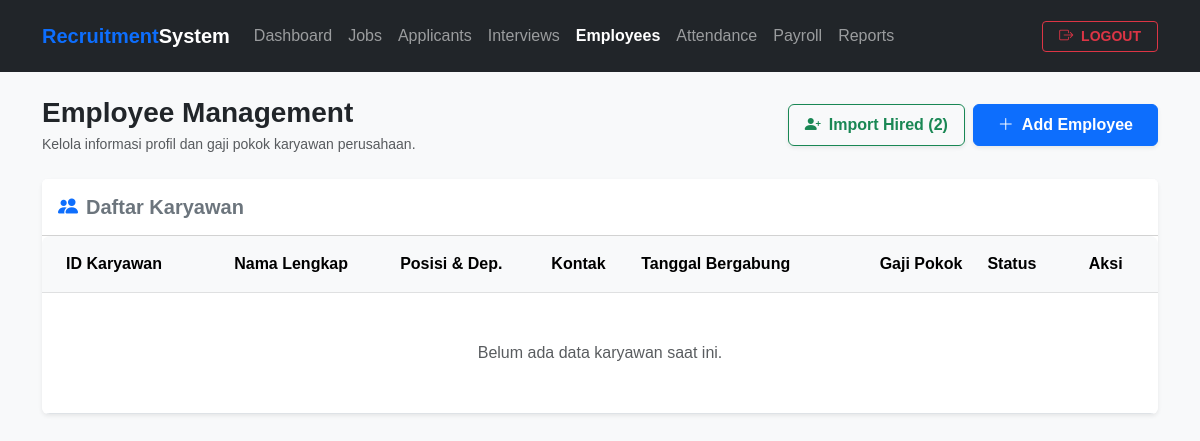
Page /employees.php on the earlier database version.
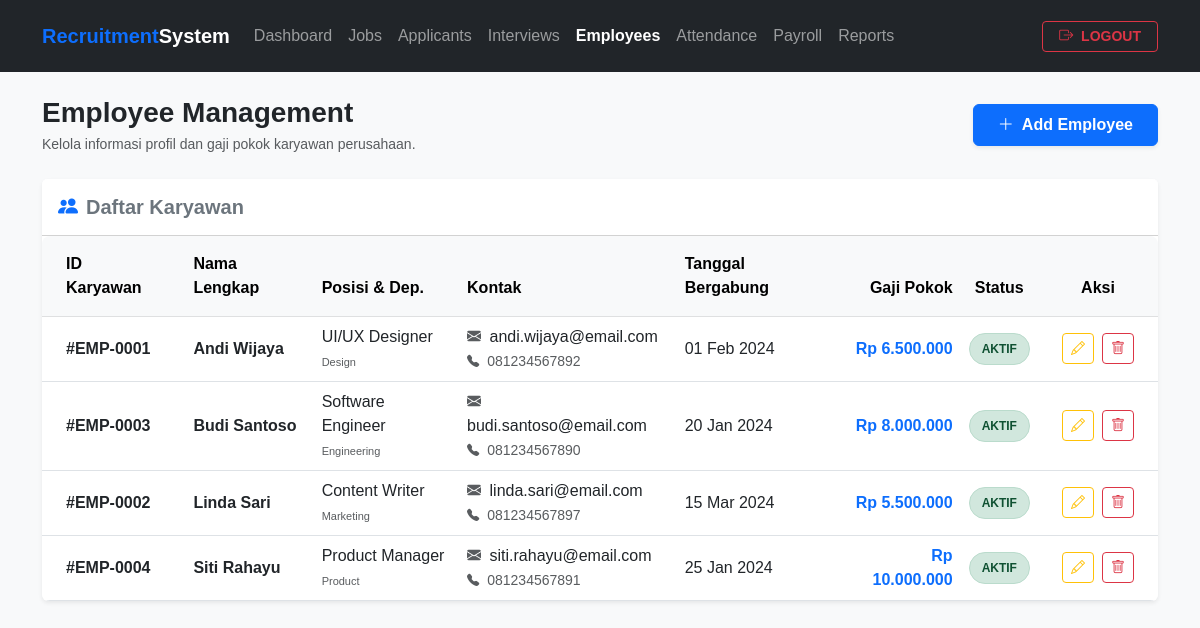
Same page on the later database version.
### tables this page shows
CREATE TABLE employees (
    employee_id INT AUTO_INCREMENT PRIMARY KEY,
    applicant_id INT NULL,
    full_name VARCHAR(100) NOT NULL,
    email VARCHAR(100) NOT NULL,
    phone_number VARCHAR(20) NOT NULL,
    position VARCHAR(100) NOT NULL,
    department VARCHAR(100) NOT NULL,
    basic_salary DECIMAL(12, 2) NOT NULL DEFAULT 0.00,
    join_date DATE NOT NULL,
    status ENUM('Active', 'Resigned') DEFAULT 'Active',
    created_at TIMESTAMP DEFAULT CURRENT_TIMESTAMP,
    updated_at TIMESTAMP DEFAULT CURRENT_TIMESTAMP ON UPDATE CURRENT_TIMESTAMP,
    FOREIGN KEY (applicant_id) REFERENCES applicants(applicant_id) ON DELETE SET NULL
);

### employees.php (the view, shortened to what the changed rows need)
<?php
require_once 'config/database.php';
$employees_query = $conn->query("SELECT * FROM employees ORDER BY status ASC, full_name ASC");
$employees_list = [];
if ($employees_query) {
    while ($row = $employees_query->fetch_assoc()) {
        $employees_list[] = $row;
    }
}
$unimported_query = "SELECT COUNT(*) as count
                     FROM applicants
                     WHERE status = 'Hired'
                     AND applicant_id NOT IN (SELECT applicant_id FROM employees WHERE applicant_id IS NOT NULL)";
$unimported_result = $conn->query($unimported_query);
$unimported_count = $unimported_result ? $unimported_result->fetch_assoc()['count'] : 0;
?>
<!DOCTYPE html>
<html lang="id">
<head>
    <link href="https://cdn.jsdelivr.net/npm/bootstrap@5.3.0/dist/css/bootstrap.min.css" rel="stylesheet">
    <link href="https://cdn.jsdelivr.net/npm/bootstrap-icons@1.10.5/font/bootstrap-icons.css" rel="stylesheet">
</head>
<body>
    <div class="container mb-5">
        <div class="d-flex flex-column flex-md-row justify-content-between align-items-md-center gap-3 mb-4">
            <div>
                <h1 class="h3 fw-bold text-dark mb-1">Employee Management</h1>
            </div>
            <div class="d-flex gap-2">
                <?php if ($unimported_count > 0): ?>
                    <form method="POST" class="d-inline">
                        <button type="submit" name="import_hired" class="btn btn-outline-success px-3 py-2 shadow-sm fw-semibold">
                            <i class="bi bi-person-plus-fill me-2"></i>Import Hired (<?= $unimported_count ?>)
                        </button>
                    </form>
                <?php endif; ?>
            </div>
        </div>
        <div class="card shadow-sm border-0 mb-4">
            <div class="card-body p-0">
                <div class="table-responsive">
                    <table class="table table-hover align-middle mb-0">
                        <thead class="table-light">
                            <tr>
                                <th class="px-4 py-3">ID Karyawan</th>
                                <th class="py-3">Nama Lengkap</th>
                                <th class="py-3">Posisi & Dep.</th>
                                <th class="py-3">Kontak</th>
                                <th class="py-3">Tanggal Bergabung</th>
                                <th class="py-3 text-end">Gaji Pokok</th>
                                <th class="py-3 text-center">Status</th>
                                <th class="px-4 py-3 text-center">Aksi</th>
                            </tr>
                        </thead>
                        <tbody>
                            <?php if (empty($employees_list)): ?>
                                <tr>
                                    <td colspan="8" class="text-center py-5 text-muted">Belum ada data karyawan saat ini.</td>
                                </tr>
                            <?php else: ?>
                                <?php foreach ($employees_list as $row): ?>
                                <tr>
                                    <td class="px-4"><strong>#EMP-<?= str_pad($row['employee_id'], 4, '0', STR_PAD_LEFT) ?></strong></td>
                                    <td class="fw-semibold text-dark"><?= htmlspecialchars($row['full_name']) ?></td>
                                    <td>
                                        <div class="fw-medium text-dark"><?= htmlspecialchars($row['position']) ?></div>
                                        <small class="text-muted" style="font-size: 11px;"><?= htmlspecialchars($row['department']) ?></small>
                                    </td>
                                    <td>
                                        <div><i class="bi bi-envelope-fill text-muted me-1 small"></i> <?= htmlspecialchars($row['email']) ?></div>
                                        <small class="text-muted"><i class="bi bi-telephone-fill text-muted me-1 small"></i> <?= htmlspecialchars($row['phone_number']) ?></small>
                                    </td>
                                    <td><?= date('d M Y', strtotime($row['join_date'])) ?></td>
                                    <td class="text-end fw-semibold text-primary">Rp <?= number_format($row['basic_salary'], 0, ',', '.') ?></td>
                                    <td class="text-center">
                                        <span class="badge-status badge-<?= strtolower($row['status']) ?>">
                                            <?= ($row['status'] == 'Active') ? 'Aktif' : 'Resign' ?>
                                        </span>
                                    </td>
                                    <td class="px-4 text-center">
                                        <div class="d-flex gap-2 justify-content-center">
                                            <button class="btn btn-sm btn-outline-warning" data-bs-toggle="modal" data-bs-target="#editEmployeeModal" onclick="editEmployee(<?= htmlspecialchars(json_encode($row)) ?>)">
                                                <i class="bi bi-pencil"></i>
                                            </button>
                                            <a href="employees.php?delete=<?= $row['employee_id'] ?>" class="btn btn-sm btn-outline-danger" onclick="return confirm('Apakah Anda yakin ingin menghapus karyawan ini? Data absensi dan penggajian terkait akan ikut terhapus.')">
                                                <i class="bi bi-trash"></i>
                                            </a>
                                        </div>
                                    </td>
                                </tr>
                                <?php endforeach; ?>
                            <?php endif; ?>
                        </tbody>
                    </table>
                </div>
            </div>
        </div>
    </div>
</body>
</html>

Differences in the rows shown:
added employees: employee_id "0001", full_name "Andi Wijaya", position "UI/UX Designer", department "Design", email "andi.wijaya@email.com", phone_number "081234567892", join_date "01 Feb 2024", basic_salary "6.500.000", status "AKTIF"
added employees: employee_id "0003", full_name "Budi Santoso", position "Software Engineer", department "Engineering", email "budi.santoso@email.com", phone_number "081234567890", join_date "20 Jan 2024", basic_salary "8.000.000", status "AKTIF"
added employees: employee_id "0002", full_name "Linda Sari", position "Content Writer", department "Marketing", email "linda.sari@email.com", phone_number "081234567897", join_date "15 Mar 2024", basic_salary "5.500.000", status "AKTIF"
added employees: employee_id "0004", full_name "Siti Rahayu", position "Product Manager", department "Product", email "siti.rahayu@email.com", phone_number "081234567891", join_date "25 Jan 2024", basic_salary "10.000.000", status "AKTIF"
Other differences:
$unimported_count: "2" → (not shown)
text no longer shown: "Import Hired ( ) Belum ada data karyawan saat ini."
